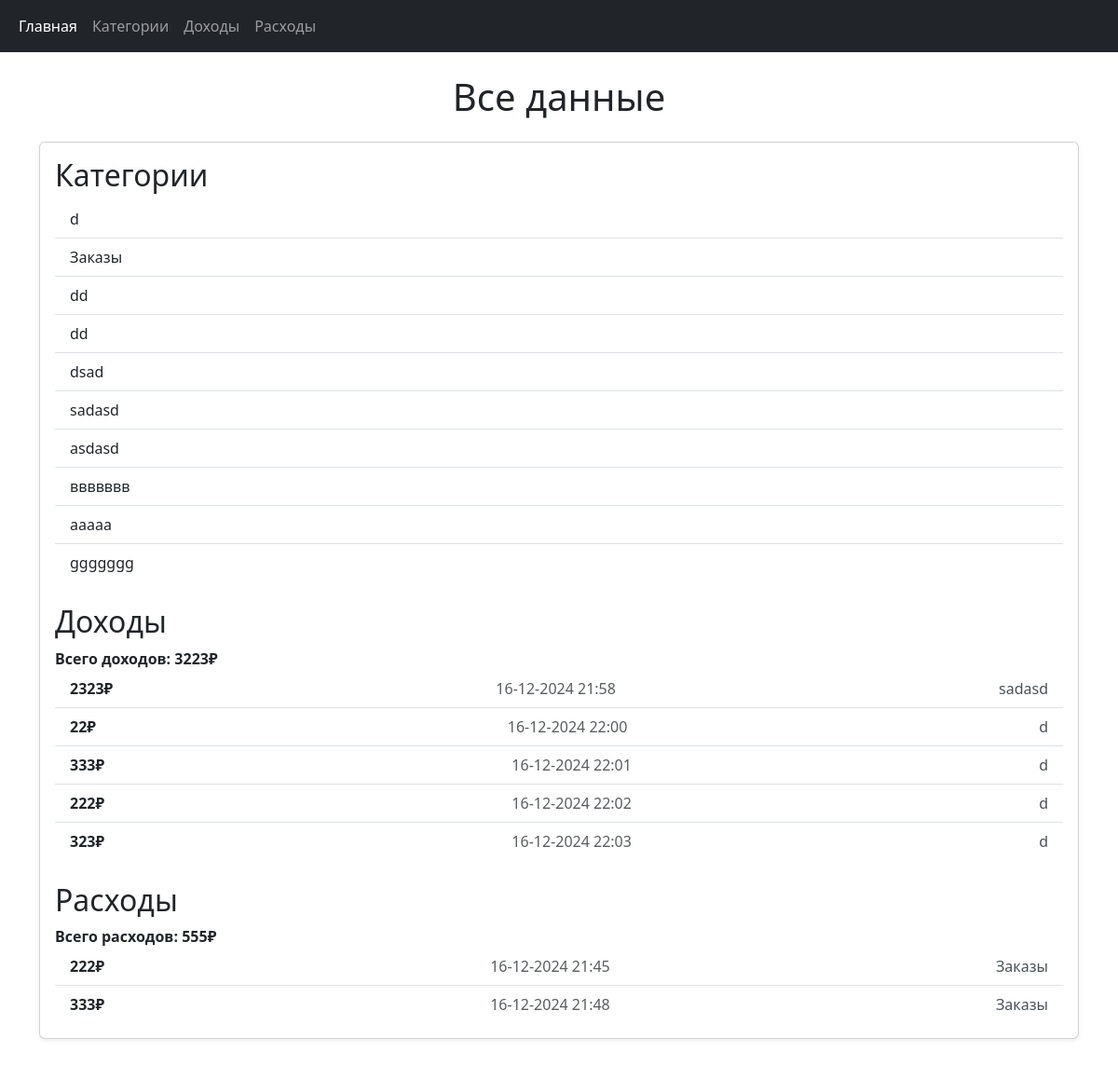
The app's page /, older data.
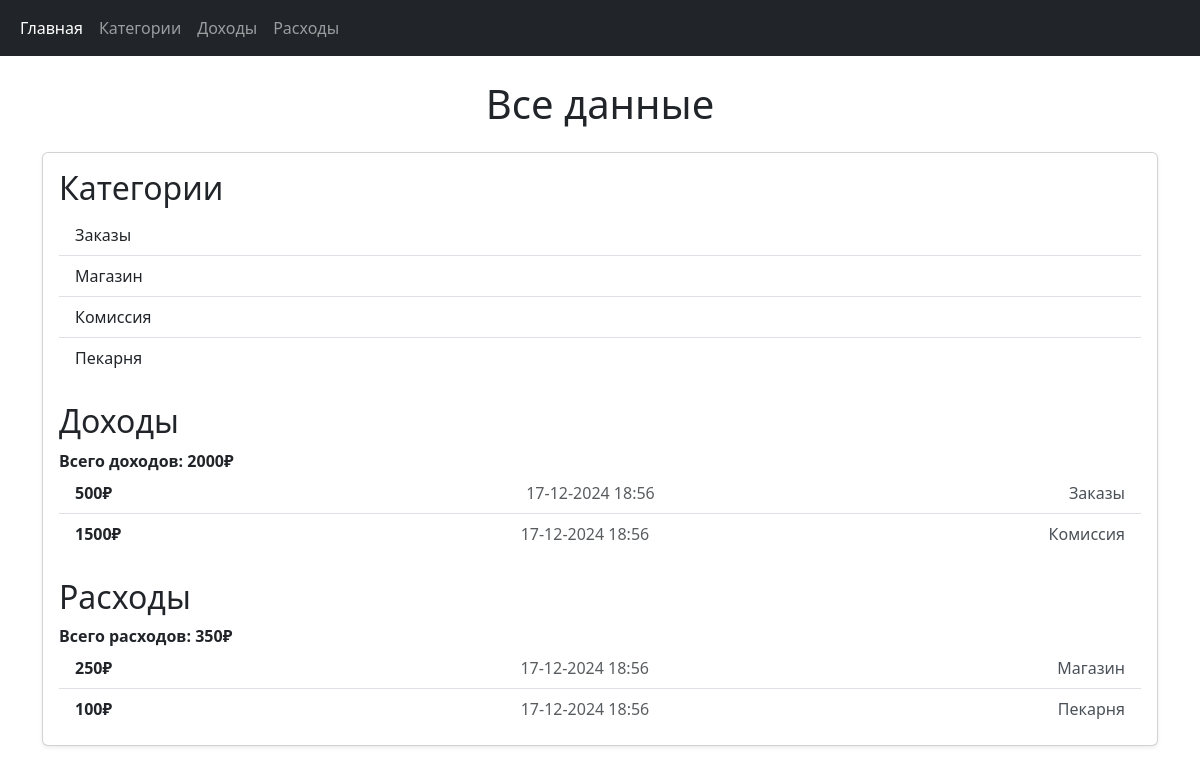
The same page, newer data.
### dashboard/models.py (models this page shows, shortened)
class Category(models.Model):
    title = models.CharField(max_length=255)

class Income(models.Model):
    category = models.ForeignKey(
        Category,
        on_delete=models.CASCADE,
        related_name="incomes",
        verbose_name="Категория",
    )
    amount = models.IntegerField()
    date = models.DateTimeField(auto_now_add=True)

class Expense(models.Model):
    category = models.ForeignKey(
        Category,
        on_delete=models.CASCADE,
        related_name="expenses",
        verbose_name="Категория",
    )
    amount = models.IntegerField()
    date = models.DateTimeField(auto_now_add=True)

### dashboard/views.py (the view)
# urls.py: path("", index, name="index"),
def index(request):
    categories = Category.objects.all()
    expenses = Expense.objects.all()
    incomes = Income.objects.all()
    sum_inc = Income.objects.aggregate(total_inc=Sum("amount"))
    total_inc = sum_inc["total_inc"]
    sum_exp = Expense.objects.aggregate(total_exp=Sum("amount"))
    total_exp = sum_exp["total_exp"]
    context = {
        "categories": categories,
        "expenses": expenses,
        "incomes": incomes,
        "total_exp": total_exp,
        "total_inc": total_inc,
    }
    return render(request, "index.html", context)

### templates/index.html (shortened to what this page needs)
{% extends "base.html" %}
{% block content %}
<h1 class="text-center my-4">Все данные</h1>
<div class="card shadow-sm">
    <div class="card-body">
        <h2>Категории</h2>
        <ul class="list-group list-group-flush">
            {% for category in categories %}
            <li class="list-group-item">{{ category.title }}
            </li>
            {% endfor %}
        </ul>
        <h2 class="mt-4">Доходы</h2>
        <ul class="list-group list-group-flush">
            <span class="fw-bold">Всего доходов: {{ total_inc }}₽</span>
            {% for income in incomes %}
            <li class="list-group-item d-flex justify-content-between align-items-center">
                <span class="fw-bold">{{ income.amount }}₽</span>
                <span class="text-muted">{{ income.date|date:"d-m-Y H:i" }}</span>
                <span class="text-light-emphasis">{{ income.category.title }}</span>
            </li>
            {% endfor %}
        </ul>
        <h2 class="mt-4">Расходы</h2>
        <ul class="list-group list-group-flush">
            <span class="fw-bold">Всего расходов: {{ total_exp }}₽</span>
            {% for expense in expenses %}
            <li class="list-group-item d-flex justify-content-between align-items-center">
                <span class="fw-bold">{{ expense.amount }}₽</span>
                <span class="text-muted">{{ expense.date|date:"d-m-Y H:i" }}</span>
                <span class="text-light-emphasis">{{ expense.category.title }}</span>
            </li>
            {% endfor %}
        </ul>
    </div>
</div>
<br>
<br>
{% endblock %}

Row changes from the older to the newer data that the page shows:
removed Category: title "d"
removed Category: title "dd"
removed Category: title "dd"
removed Category: title "dsad"
removed Category: title "sadasd"
removed Category: title "asdasd"
removed Category: title "ввввввв"
removed Category: title "aaaaa"
removed Category: title "ggggggg"
removed Income: amount "2323", date "16-12-2024 21:58", category "sadasd"
removed Income: amount "22", date "16-12-2024 22:00", category "d"
removed Income: amount "333", date "16-12-2024 22:01", category "d"
removed Income: amount "222", date "16-12-2024 22:02", category "d"
removed Income: amount "323", date "16-12-2024 22:03", category "d"
removed Expense: amount "222", date "16-12-2024 21:45", category "Заказы"
removed Expense: amount "333", date "16-12-2024 21:48", category "Заказы"
added Category: title "Магазин"
added Category: title "Комиссия"
added Category: title "Пекарня"
added Income: amount "500", date "17-12-2024 18:56", category "Заказы"
added Income: amount "1500", date "17-12-2024 18:56", category "Комиссия"
added Expense: amount "250", date "17-12-2024 18:56", category "Магазин"
added Expense: amount "100", date "17-12-2024 18:56", category "Пекарня"
Text that changed along with them:
{{ total_inc }}: "3223" → "2000"
{{ total_exp }}: "555" → "350"
